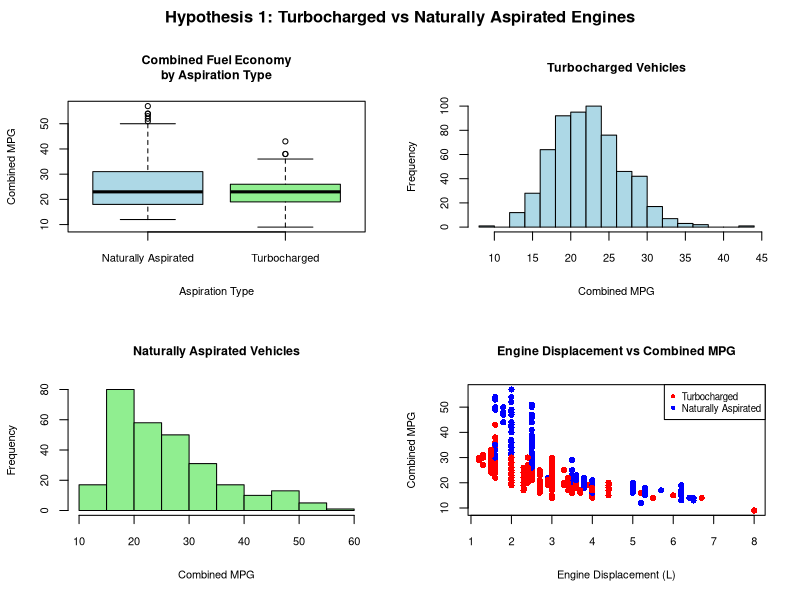
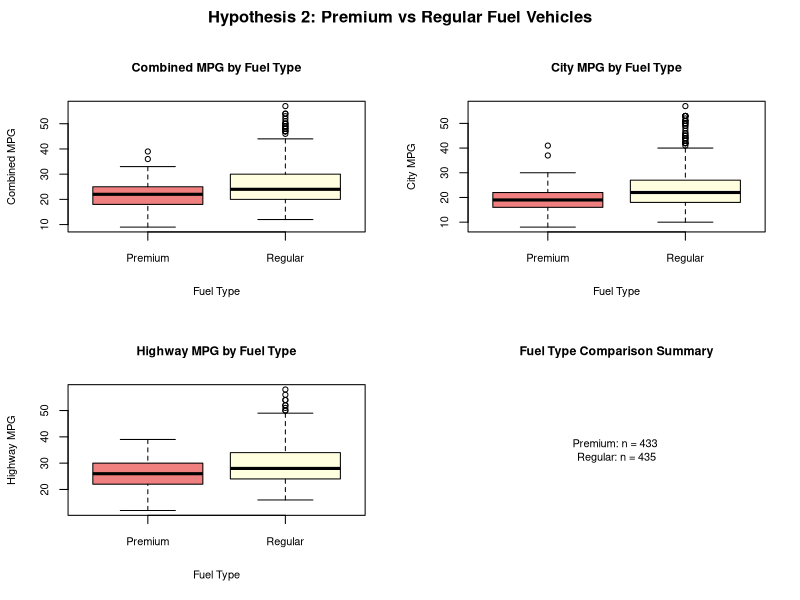
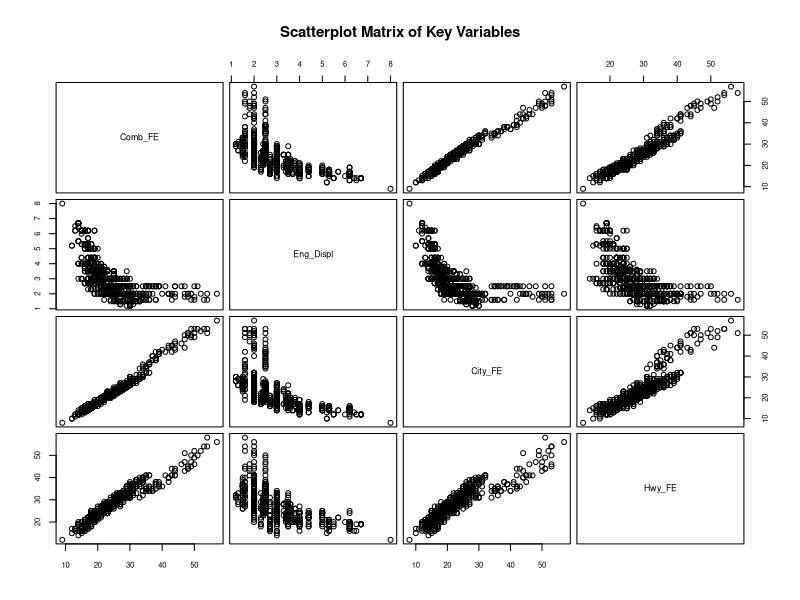
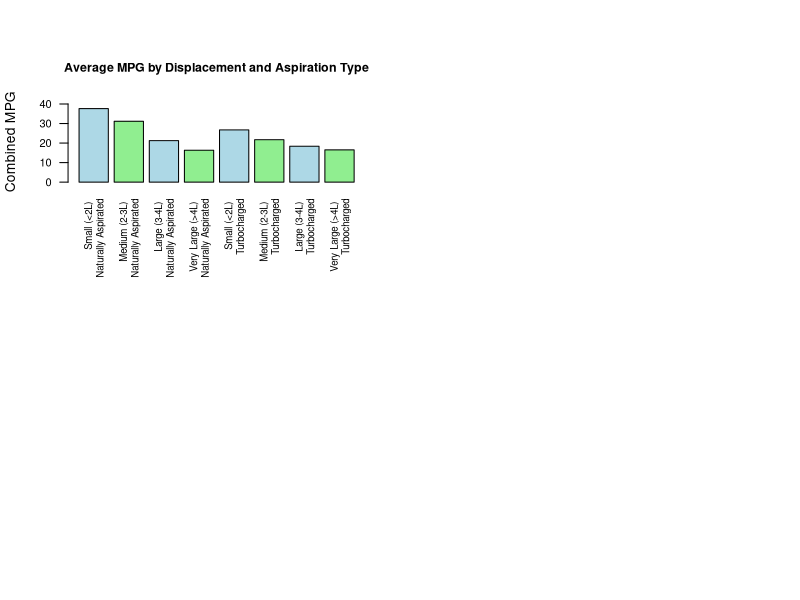
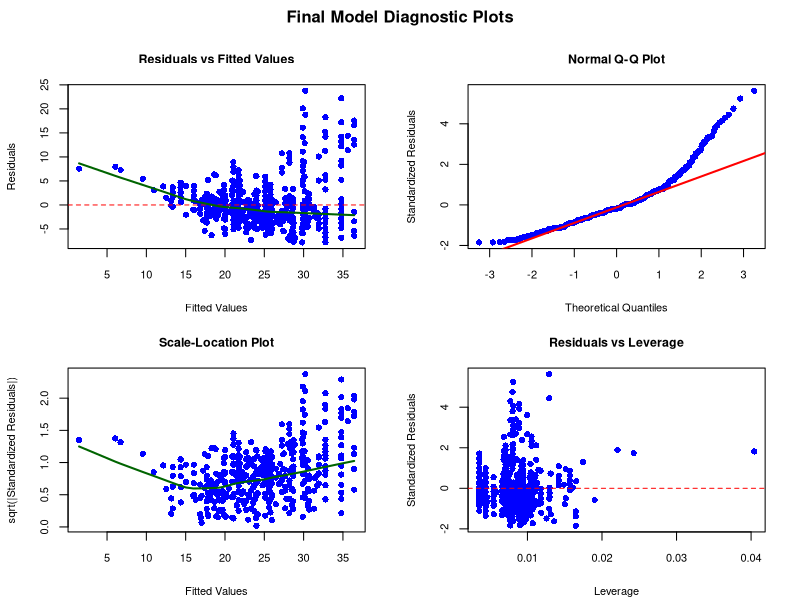

These figures' R source, in order:
# Install packages if required
if(!require(readxl)){install.packages("readxl")}

# Load required libraries
library(readxl)

# Load the data
data <- readxl::read_excel("2025 car economy.xlsx", sheet = "FEguide")

# Convert to data frame for base R operations
df <- as.data.frame(data)

# Basic data exploration - display dimensions and column names
dim(df)
head(names(df), 10)

# Select and clean relevant columns for analysis - only 2025 model year
analysis_data <- df[df$`Model Year` == 2025, ]

# Extract relevant columns and convert to proper numeric types
analysis_data$Eng_Displ <- as.numeric(analysis_data$`Eng Displ`)
analysis_data$Comb_FE <- as.numeric(analysis_data$`Comb FE (Guide) - Conventional Fuel`)
analysis_data$City_FE <- as.numeric(analysis_data$`City FE (Guide) - Conventional Fuel`)
analysis_data$Hwy_FE <- as.numeric(analysis_data$`Hwy FE (Guide) - Conventional Fuel`)

# Create categorical variables for analysis
analysis_data$is_turbocharged <- ifelse(
  grepl("Turbo", analysis_data$`Air Aspiration Method Desc`), 
  "Turbocharged", 
  "Naturally Aspirated"
)

analysis_data$fuel_type <- ifelse(
  grepl("Premium", analysis_data$`Fuel Usage Desc - Conventional Fuel`), 
  "Premium", 
  "Regular"
)

analysis_data$drive_type <- ifelse(
  grepl("All Wheel", analysis_data$`Drive Desc`), "AWD",
  ifelse(grepl("Front", analysis_data$`Drive Desc`), "FWD",
         ifelse(grepl("Rear", analysis_data$`Drive Desc`), "RWD", "Other"))
)

# Remove rows with missing data in key analysis variables
analysis_data <- analysis_data[!is.na(analysis_data$Eng_Displ) & 
                                 !is.na(analysis_data$Comb_FE), ]

# Display clean dataset dimensions
dim(analysis_data)

# HYPOTHESIS 1 ANALYSIS: Turbocharged vs Naturally Aspirated engines

# Split data by aspiration type for comparison
turbo_data <- analysis_data[analysis_data$is_turbocharged == "Turbocharged", ]
na_data <- analysis_data[analysis_data$is_turbocharged == "Naturally Aspirated", ]

# Display summary statistics for both groups
nrow(turbo_data)
mean(turbo_data$Comb_FE, na.rm = TRUE)
sd(turbo_data$Comb_FE, na.rm = TRUE)
mean(turbo_data$Eng_Displ, na.rm = TRUE)

nrow(na_data)
mean(na_data$Comb_FE, na.rm = TRUE)
sd(na_data$Comb_FE, na.rm = TRUE)
mean(na_data$Eng_Displ, na.rm = TRUE)

# PLOT SECTION 1: Turbocharged vs Naturally Aspirated

par(mfrow = c(2, 2), mar = c(5, 4, 4, 2) + 0.1, oma = c(0, 0, 2, 0))

# Boxplot comparing fuel economy by aspiration type
boxplot(Comb_FE ~ is_turbocharged, data = analysis_data,
        main = "Combined Fuel Economy\nby Aspiration Type",
        xlab = "Aspiration Type", ylab = "Combined MPG",
        col = c("lightblue", "lightgreen"),
        cex.main = 0.9, cex.lab = 0.8, cex.axis = 0.8)

# Histogram of fuel economy for turbocharged vehicles
hist(turbo_data$Comb_FE, main = "Turbocharged Vehicles",
     xlab = "Combined MPG", ylab = "Frequency",
     col = "lightblue", breaks = 15,
     cex.main = 0.9, cex.lab = 0.8, cex.axis = 0.8)

# Histogram of fuel economy for naturally aspirated vehicles
hist(na_data$Comb_FE, main = "Naturally Aspirated Vehicles",
     xlab = "Combined MPG", ylab = "Frequency",
     col = "lightgreen", breaks = 15,
     cex.main = 0.9, cex.lab = 0.8, cex.axis = 0.8)

# Scatter plot showing relationship between displacement and MPG
plot(analysis_data$Eng_Displ, analysis_data$Comb_FE,
     col = ifelse(analysis_data$is_turbocharged == "Turbocharged", "red", "blue"),
     pch = 16, 
     main = "Engine Displacement vs Combined MPG",
     xlab = "Engine Displacement (L)", ylab = "Combined MPG",
     cex.main = 0.9, cex.lab = 0.8, cex.axis = 0.8)
legend("topright", legend = c("Turbocharged", "Naturally Aspirated"),
       col = c("red", "blue"), pch = 16, cex = 0.7)

title("Hypothesis 1: Turbocharged vs Naturally Aspirated Engines", outer = TRUE)

# Statistical Test 1: Independent t-test comparing MPG by aspiration type
t_test_result <- t.test(Comb_FE ~ is_turbocharged, data = analysis_data)
t_test_result

# Statistical Test 2: Linear model controlling for engine displacement
lm_model1 <- lm(Comb_FE ~ is_turbocharged + Eng_Displ, data = analysis_data)
summary(lm_model1)

# HYPOTHESIS 2 ANALYSIS: Premium vs Regular fuel

# Split data by fuel type for comparison
premium_data <- analysis_data[analysis_data$fuel_type == "Premium", ]
regular_data <- analysis_data[analysis_data$fuel_type == "Regular", ]

# Display summary statistics for both fuel types
nrow(premium_data)
mean(premium_data$Comb_FE, na.rm = TRUE)
mean(premium_data$City_FE, na.rm = TRUE)
mean(premium_data$Hwy_FE, na.rm = TRUE)

nrow(regular_data)
mean(regular_data$Comb_FE, na.rm = TRUE)
mean(regular_data$City_FE, na.rm = TRUE)
mean(regular_data$Hwy_FE, na.rm = TRUE)

# PLOT SECTION 2: Fuel Type Analysis

par(mfrow = c(2, 2), mar = c(5, 4, 4, 2) + 0.1, oma = c(0, 0, 2, 0))

# Boxplot for combined MPG by fuel type
boxplot(Comb_FE ~ fuel_type, data = analysis_data,
        main = "Combined MPG by Fuel Type",
        xlab = "Fuel Type", ylab = "Combined MPG",
        col = c("lightcoral", "lightyellow"),
        cex.main = 0.9, cex.lab = 0.8, cex.axis = 0.8)

# Boxplot for city MPG by fuel type
boxplot(City_FE ~ fuel_type, data = analysis_data,
        main = "City MPG by Fuel Type",
        xlab = "Fuel Type", ylab = "City MPG",
        col = c("lightcoral", "lightyellow"),
        cex.main = 0.9, cex.lab = 0.8, cex.axis = 0.8)

# Boxplot for highway MPG by fuel type
boxplot(Hwy_FE ~ fuel_type, data = analysis_data,
        main = "Highway MPG by Fuel Type",
        xlab = "Fuel Type", ylab = "Highway MPG",
        col = c("lightcoral", "lightyellow"),
        cex.main = 0.9, cex.lab = 0.8, cex.axis = 0.8)

# Information panel showing sample sizes
plot(1, type = "n", axes = FALSE, xlab = "", ylab = "",
     main = "Fuel Type Comparison Summary", cex.main = 0.9)
text(1, 1, paste("Premium: n =", nrow(premium_data), 
                 "\nRegular: n =", nrow(regular_data)),
     cex = 0.8)

title("Hypothesis 2: Premium vs Regular Fuel Vehicles", outer = TRUE)

# Statistical tests for different MPG measures by fuel type
t_comb <- t.test(Comb_FE ~ fuel_type, data = analysis_data)
t_city <- t.test(City_FE ~ fuel_type, data = analysis_data)
t_hwy <- t.test(Hwy_FE ~ fuel_type, data = analysis_data)

# Display t-test results
t_comb
t_city
t_hwy


# CORRELATION ANALYSIS
# Calculate correlation matrix between key continuous variables
cor_vars <- analysis_data[, c("Comb_FE", "Eng_Displ", "City_FE", "Hwy_FE")]
cor_matrix <- cor(cor_vars, use = "complete.obs")
cor_matrix

# PLOT SECTION 3: Correlation Matrix Visualization

par(mar = c(5, 4, 4, 2) + 0.1)
# Create scatterplot matrix to visualize relationships
pairs(cor_vars, 
      main = "Scatterplot Matrix of Key Variables",
      cex.main = 0.9, cex.labels = 0.8, cex.axis = 0.7,
      gap = 0.5)  # Add gap between plots for better spacing

# TWO-WAY ANOVA: Testing interaction between fuel type and aspiration type
anova_model <- aov(Comb_FE ~ fuel_type * is_turbocharged, data = analysis_data)
summary(anova_model)

# DISPLACEMENT CATEGORY ANALYSIS
# Create displacement categories for stratified analysis
analysis_data$displ_category <- cut(analysis_data$Eng_Displ,
                                    breaks = c(0, 2, 3, 4, max(analysis_data$Eng_Displ, na.rm = TRUE)),
                                    labels = c("Small (<2L)", "Medium (2-3L)", "Large (3-4L)", "Very Large (>4L)"))

# Calculate mean MPG by displacement category and aspiration type
displ_summary <- aggregate(Comb_FE ~ displ_category + is_turbocharged, 
                           data = analysis_data, 
                           function(x) c(mean = mean(x), count = length(x)))
displ_summary

# PLOT SECTION 4: Displacement Categories

# Extra bottom margin for rotated category labels
par(mar = c(8, 4, 4, 2) + 0.1)

# Calculate means for bar plot
means <- aggregate(Comb_FE ~ displ_category + is_turbocharged, data = analysis_data, mean)
bar_names <- paste(means$displ_category, "\n", means$is_turbocharged)

# Create bar plot showing MPG by displacement and aspiration type
barplot(means$Comb_FE, 
        names.arg = bar_names,
        las = 2,  # Rotate labels vertically
        col = c("lightblue", "lightgreen"),
        main = "Average MPG by Displacement and Aspiration Type",
        ylab = "Combined MPG",
        cex.main = 0.9, cex.names = 0.7, cex.axis = 0.8,
        ylim = c(0, max(means$Comb_FE) * 1.1))

# FINAL COMPREHENSIVE ANALYSIS
# Build comprehensive linear model with all key predictors
final_model <- lm(Comb_FE ~ fuel_type + is_turbocharged + Eng_Displ + drive_type,
                  data = analysis_data)
summary(final_model)

# PLOT SECTION 5: Custom Model Diagnostic Plots (without formula in title)

par(mfrow = c(2, 2), mar = c(4, 4, 3, 2) + 0.1, oma = c(0, 0, 2, 0))

# Get residuals and fitted values for custom plots
residuals <- resid(final_model)
fitted <- fitted(final_model)
std_residuals <- rstandard(final_model)

# Plot 1: Residuals vs Fitted
plot(fitted, residuals, 
     main = "Residuals vs Fitted Values",
     xlab = "Fitted Values", ylab = "Residuals",
     pch = 16, col = "blue", cex.main = 0.9, cex.lab = 0.8, cex.axis = 0.8)
abline(h = 0, col = "red", lty = 2)
lines(lowess(fitted, residuals), col = "darkgreen", lwd = 2)

# Plot 2: Normal Q-Q Plot
qqnorm(std_residuals, 
       main = "Normal Q-Q Plot",
       xlab = "Theoretical Quantiles", ylab = "Standardized Residuals",
       pch = 16, col = "blue", cex.main = 0.9, cex.lab = 0.8, cex.axis = 0.8)
qqline(std_residuals, col = "red", lwd = 2)

# Plot 3: Scale-Location Plot
sqrt_abs_resid <- sqrt(abs(std_residuals))
plot(fitted, sqrt_abs_resid,
     main = "Scale-Location Plot",
     xlab = "Fitted Values", ylab = "sqrt(|Standardized Residuals|)",
     pch = 16, col = "blue", cex.main = 0.9, cex.lab = 0.8, cex.axis = 0.8)
lines(lowess(fitted, sqrt_abs_resid), col = "darkgreen", lwd = 2)

# Plot 4: Residuals vs Leverage
leverage <- hatvalues(final_model)
plot(leverage, std_residuals,
     main = "Residuals vs Leverage",
     xlab = "Leverage", ylab = "Standardized Residuals",
     pch = 16, col = "blue", cex.main = 0.9, cex.lab = 0.8, cex.axis = 0.8)
abline(h = 0, col = "red", lty = 2)

title("Final Model Diagnostic Plots", outer = TRUE)

# Calculate and display key comparative metrics for summary
mean_turbo <- mean(turbo_data$Comb_FE)
mean_turbo
mean_na <- mean(na_data$Comb_FE)
mean_na
mean_premium <- mean(premium_data$Comb_FE)
mean_premium
mean_regular <- mean(regular_data$Comb_FE)
mean_regular
diff_turbo_na <- mean_turbo - mean_na
diff_turbo_na
diff_premium_regular <- mean_premium - mean_regular
diff_premium_regular
p_value_turbo <- t_test_result$p.value
p_value_turbo
p_value_fuel <- t_comb$p.value
p_value_fuel
cor_displ_mpg <- cor(analysis_data$Eng_Displ, analysis_data$Comb_FE, use = "complete.obs")
cor_displ_mpg

# Reset plot parameters to default values

par(mfrow = c(1, 1), mar = c(5, 4, 4, 2) + 0.1, oma = c(0, 0, 0, 0))
